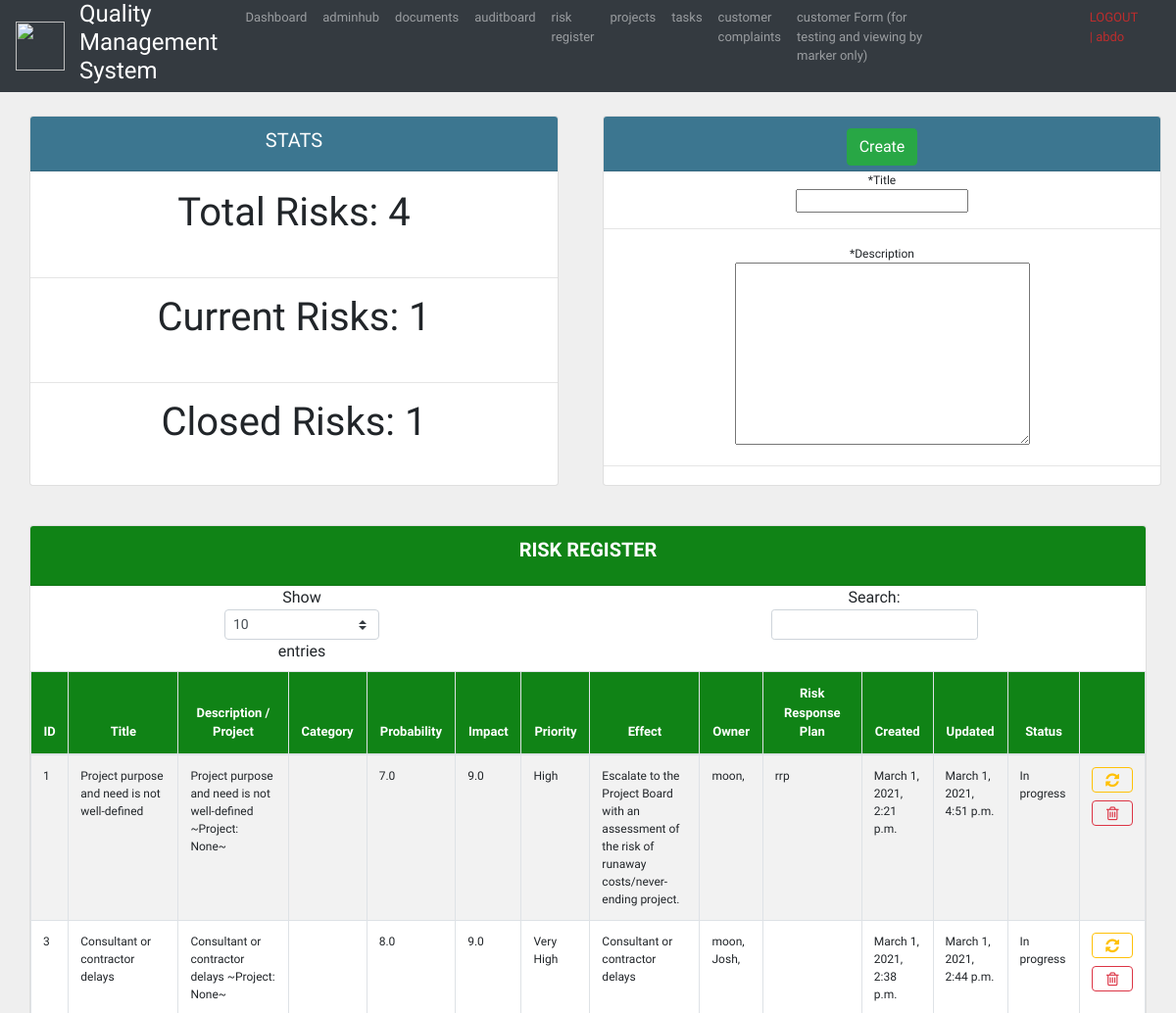
Before: /riskregister/ (signed in, upper part) with the older database file.
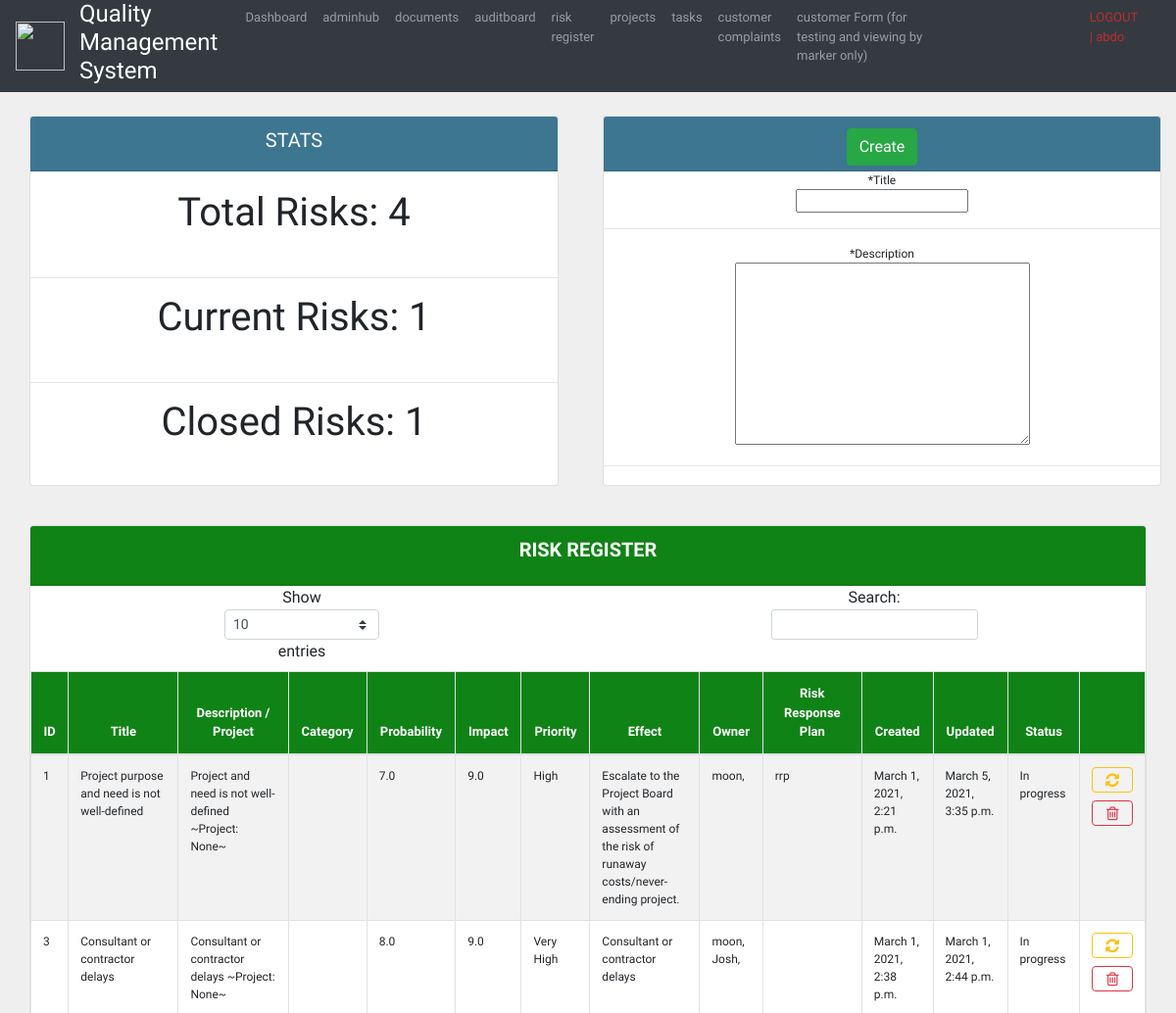
After: the same page with the newer database file.
### risks/models.py (models this page shows, shortened)
class Risk(models.Model):
    STATUS_CHOICE =(
        ('Open', 'Open'),
        ('In progress', 'In progress'),
        ('Closed', 'Closed'),
    )
    PRIORITY_CHOICE =(
        ('Very High', 'Very High'),
        ('High', 'High'),
        ('Medium', 'Medium'),
        ('Low', 'Low'),
        ('Very Low', 'Very Low'),
    )
    title = models.CharField(max_length=250, null=False)
    description = models.TextField(max_length=1000, null=False)
    category = models.CharField(max_length=150, blank=True, null=False)
    probability = models.DecimalField(decimal_places=1, max_digits=2)
    impact = models.DecimalField(decimal_places=1, max_digits=2)
    priority = models.CharField(choices=PRIORITY_CHOICE, max_length=30, null=True)
    effect = models.TextField(max_length=1000, blank=True, null=False)
    owner = models.ManyToManyField(User)
    pName = models.ForeignKey(PName.Project, null=True, blank=True, on_delete=models.SET_NULL)
    riskResponsePlan = models.TextField(max_length=1000, blank=True, null=False)
    status = models.CharField(choices=STATUS_CHOICE, max_length=30, null=True)
    dateCreated = models.DateTimeField(auto_now_add=True)
    dateUpdated = models.DateTimeField(null=True, blank=True)
    dateFinished = models.DateTimeField(null=True, blank=True)

### acc/decorators.py (the view)
        def wrapper_func(request, *args, **kwargs):
            group = None
            if request.user.groups.exists():
                group =  request.user.groups.all()[0].name
            if group in allowed_roles:
                return view_func(request, *args, **kwargs)
            else:
                return HttpResponse('you are not authorised!')

### acc/forms.py
class RiskCForm(ModelForm):
    class Meta:
        model = Risk
        fields = '__all__'

### projects/models.py (called while the page is built)
    def __str__ (self):
        return self.name

### risks/views.py (called while the page is built)
@login_required(login_url='login')
@allowed_users(allowed_roles=['Manager', 'Audit'])
def riskreg(request):
    risks = Risk.objects.all()
    O_risks = risks.filter(status='Open').count() + risks.filter(status = 'Inprogress').count()
    C_risks = risks.filter(status='Closed').count()
    total_risks = risks.count()
    form = RiskCForm()
    if request.method == 'POST':
        form = RiskCForm(request.POST)
        if form.is_valid():
            Point.objects.create(pointOwner=request.user, dateCreated=datetime.datetime.now())
            form.save()
            return redirect('risk')
    return render(request, 'riskRegister.html',{
    'form': form,
    'risks':risks,
    'O_risks': O_risks,
    'C_risks': C_risks,
    'total_risks': total_risks,
    })

### risks/templates/riskRegister.html (shortened to what this page needs)
{%  extends 'Base.html' %}
{% block content %}
<br>
<div class="row">
	<div class="col-6">
		<div class="col-12">
			<div class="card text-center mb-3" style="background-color: white">
			  	<div class="card-header" style="height: 3.5rem;" id='table-search-title'>
			  		<h5 class="card-title">STATS</h5>
				</div>
				<div id="table-search">
					<table class="table table-responsive-lg">
						<form method="get">
							<br>
							<h1>Total Risks: {{total_risks}}</h1>
							<br>
							<hr>
							<h1>Current Risks: {{O_risks}}</h1>
							<br>
							<hr>
							<h1>Closed Risks: {{C_risks}}</h1>
							</form>
					</table>
			  	</div>
			</div>
		</div>
	</div>
	{% if request.user.is_staff %}
	<div class="col-6">
			<div class="card text-center mb-3" style="background-color: white">
			  	<div class="card-header" style="height: 3.5rem;" id='table-search-title'>
			  		<h5 class="card-title"><button form = "form2" class="btn btn-success" type="submit">Create</button></h5>
				</div>
				<div id="table-search">
					<table class="table table-responsive-lg">
						<form id="form2" action="" method="POST">
							<tr>
								<br>{{form.title}}</td>
								<hr>*Description</th>
								<br>{{form.description}}</td>
								<hr>Project</th>
								<br>{{form.pName}}</td>
								<br>{{form.category}}</td>
								<br>{{form.probability}}</td>
								<br>{{form.impact}}</td>
								<br>{{form.priority}}</td>
								<br>{{form.effect}}</td>
								<br>{{form.riskResponsePlan}}</td>
								<br>{{form.status}}</td>
							</tr>
							</form>
					</table>
			  	</div>
			</div>
	</div>
	{% endif %}
</div>
<br>
<div class="row">
	<div class="col">
		<div class="col-lg">
			<div class="card text-center mb-3">
			  	<div class="card-header"  id="table-title1">
			  		<h5 style="font-weight: bolder; " class="card-title">RISK REGISTER</h5>
				</div>
				<div id="table-short">
					<table class="table table-striped table-bordered projects" class="table table-responsive-lg">
					<thead>
						<tr id="table-title1">
							<th>ID</th>
							<th>Title</th>
							<th>Description / Project</th>
							<th>Category</th>
							<th>Probability</th>
							<th>Impact</th>
							<th>Priority</th>
							<th>Effect</th>
							<th>Owner</th>
							<th>Risk Response Plan</th>
							<th>Created</th>
							<th>Updated</th>
							<th>Status</th>
							<th></th>
						</tr>
					</thead>
					<tbody>
						{% for r in risks %}
						{% if r.status == 'Open' or r.status == 'In progress' %}
						<tr id="table-font" >
							<td>{{r.id}}</td>
							<td>{{r.title}}</td>
							<td>{{r.description}} ~Project: {{r.pName}}~</td>
							<td>{{r.category}}</td>
							<td>{{r.probability}}</td>
							<td>{{r.impact}}</td>
							<td>{{r.priority}}</td>
							<td>{{r.effect}}</td>
							<td>
							{% for owner in r.owner.all %}
								{{owner}},
							{% endfor %}
							</td>
							<td>{{r.riskResponsePlan}}</td>
							<td>{{r.dateCreated}}</td>
							<td>{{r.dateUpdated}}</td>
							<td>{{r.status}}</td>
							{% if request.user.is_staff %}
							<td class="container" style="width: 10px;"><a class="btn btn-outline-warning btn-block fa fa-refresh fa-lg" href="{% url 'risku' r.id %}"></a>
								<a class="btn btn-outline-danger btn-block fa fa-trash-o fa-lg" href="{% url 'riskd' r.id %}"></a></td>
							{% endif %}
						</tr>
						{% endif %}
					{% endfor %}
					</tbody>
					</table>
			  	</div>
			</div>
		</div>
	</div>
</div>
<br>
{% endblock %}

Changed rows visible on the page:
changed Risk "Project purpose and need is not well-defined": description "Project purpose and need is not well-defined" → "Project and need is not well-defined"; dateUpdated "March 1, 2021, 4:51 p.m." → "March 5, 2021, 3:35 p.m."
